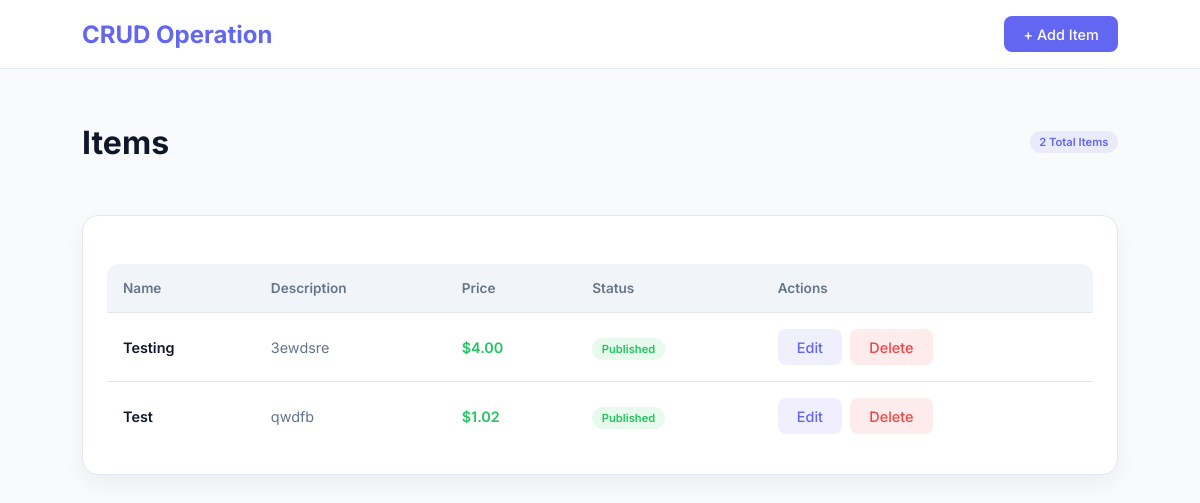
Before: / with the older database file.
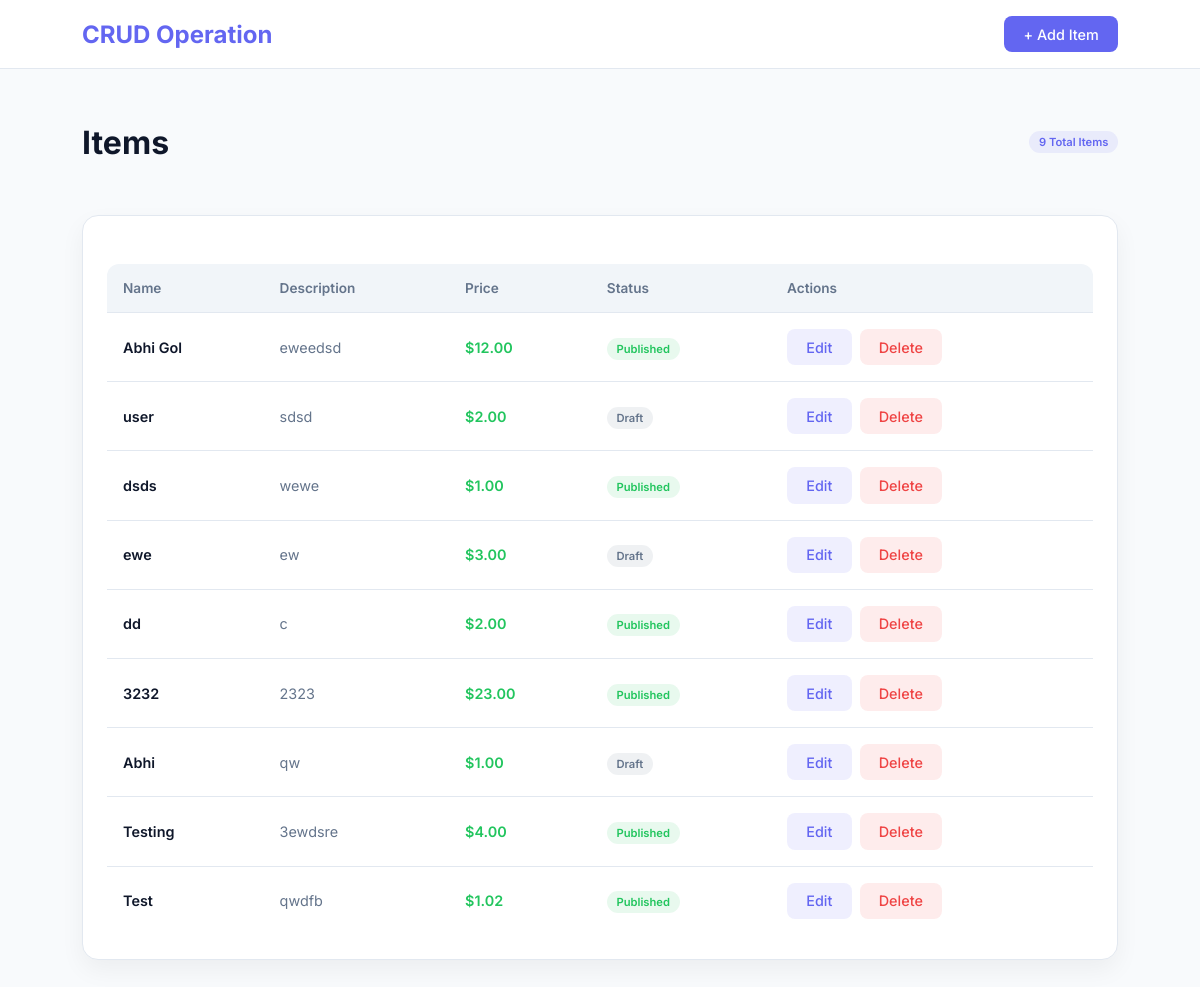
After: the same page with the newer database file.
### items/models.py (models this page shows, shortened)
class Item(models.Model):
    name = models.CharField(max_length=100)
    description = models.TextField()
    price = models.DecimalField(max_digits=10, decimal_places=2)
    STATUS_CHOICES = [
        ('draft', 'Draft'),
        ('published', 'Published'),
    ]
    status = models.CharField(max_length=20, choices=STATUS_CHOICES, default='published')
    is_updated = models.BooleanField(default=False)
    created_at = models.DateTimeField(auto_now_add=True)

### items/views.py (the view)
# urls.py: path('', views.item_list, name='item_list'),
def item_list(request):
    items = Item.objects.all().order_by('-created_at')
    return render(request, 'items/item_list.html', {'items': items})

### templates/items/item_list.html (shortened to what this page needs)
{% extends 'items/base.html' %}
{% block content %}
<div style="display: flex; justify-content: space-between; align-items: center; margin-bottom: 2rem;">
    <h1>Items</h1>
    <span class="badge">{{ items.count }} Total Items</span>
</div>
<div class="card">
    {% if items %}
    <table>
        <thead>
            <tr>
                <th>Name</th>
                <th>Description</th>
                <th>Price</th>
                <th>Status</th>
                <th>Actions</th>
            </tr>
        </thead>
        <tbody>
            {% for item in items %}
            <tr>
                <td style="font-weight: 600;">{{ item.name }}</td>
                <td style="color: var(--text-muted);">{{ item.description|truncatewords:10 }}</td>
                <td><span style="color: var(--success); font-weight: 600;">${{ item.price }}</span></td>
                <td>
                    {% if item.status == 'published' %}
                    <span class="badge"
                        style="background: rgba(34, 197, 94, 0.1); color: var(--success);">Published</span>
                    {% else %}
                    <span class="badge"
                        style="background: rgba(100, 116, 139, 0.1); color: var(--text-muted);">Draft</span>
                    {% endif %}
                </td>
                <td>
                    <div class="actions">
                        <a href="{% url 'item_update' item.pk %}" class="btn"
                            style="background: rgba(99, 102, 241, 0.1); color: var(--primary);">Edit</a>
                        <a href="{% url 'item_delete' item.pk %}" class="btn"
                            style="background: rgba(239, 68, 68, 0.1); color: var(--danger);">Delete</a>
                    </div>
                </td>
            </tr>
            {% endfor %}
        </tbody>
    </table>
    {% else %}
    <div style="text-align: center; padding: 3rem 0;">
        <p style="color: var(--text-muted); margin-bottom: 1.5rem;">No items found in your inventory.</p>
        <a href="{% url 'item_create' %}" class="btn btn-primary">Create Your First Item</a>
    </div>
    {% endif %}
</div>
{% endblock %}

### templates/items/base.html (shortened to what this page needs)
<!DOCTYPE html>
<html lang="en">
<head>
</head>
<body>
    <nav>
        <div class="nav-content">
            <a href="{% url 'item_list' %}" class="logo">CRUD Operation</a>
            <a href="{% url 'item_create' %}" class="btn btn-primary">+ Add Item</a>
        </div>
    </nav>
    <main class="container">
        {% block content %}{% endblock %}
    </main>
</body>
</html>

### templates/items/base.html (style rules this page uses)
:root { --primary: #6366f1; --primary-hover: #4f46e5; --bg: #f8fafc; --card-bg: #ffffff; --nav-bg: rgba(255, 255, 255, 0.9); --text-main: #0f172a; --text-muted: #64748b; --border: #e2e8f0; --danger: #ef4444; --success: #22c55e; }
* { box-sizing: border-box; }
body { font-family: 'Inter', sans-serif; background-color: var(--bg); color: var(--text-main); margin: 0; min-height: 100vh; }
nav { background: var(--nav-bg); backdrop-filter: blur(8px); border-bottom: 1px solid var(--border); position: sticky; top: 0; z-index: 100; }
.nav-content { max-width: 1100px; margin: auto; padding: 1rem 2rem; display: flex; align-items: center; justify-content: space-between; }
.logo { font-size: 1.5rem; font-weight: 700; color: var(--primary); text-decoration: none; }
.container { max-width: 1100px; margin: auto; padding: 2rem; }
.btn { display: inline-flex; align-items: center; gap: 0.25rem; padding: 0.6rem 1.2rem; border-radius: 0.5rem; font-weight: 500; font-size: 0.9rem; text-decoration: none; cursor: pointer; transition: all 0.2s ease; border: none; }
.btn-primary { background-color: var(--primary); color: #fff; }
.card { background: var(--card-bg); border: 1px solid var(--border); border-radius: 1rem; padding: 1.5rem; box-shadow: 0 10px 25px rgba(0, 0, 0, 0.05); }
table { width: 100%; border-collapse: collapse; margin-top: 1.5rem; background: #fff; border-radius: 0.75rem; overflow: hidden; }
th { background: #f1f5f9; color: var(--text-muted); font-size: 0.85rem; font-weight: 600; padding: 1rem; text-align: left; }
td { padding: 1rem; border-top: 1px solid var(--border); font-size: 0.9rem; }
.actions { display: flex; gap: 0.5rem; }
.badge { padding: 0.25rem 0.6rem; border-radius: 999px; font-size: 0.7rem; font-weight: 600; background: rgba(99, 102, 241, 0.1); color: var(--primary); }

Changed rows visible on the page:
added Item: name "Abhi Gol", description "eweedsd", price "12.00", status "Published"
added Item: name "user", description "sdsd", price "2.00", status "Draft"
added Item: name "dsds", description "wewe", price "1.00", status "Published"
added Item: name "ewe", description "ew", price "3.00", status "Draft"
added Item: name "dd", description "c", price "2.00", status "Published"
added Item: name "3232", description "2323", price "23.00", status "Published"
added Item: name "Abhi", description "qw", price "1.00", status "Draft"
Other visible differences:
{{ items.count }}: "2" → "9"
